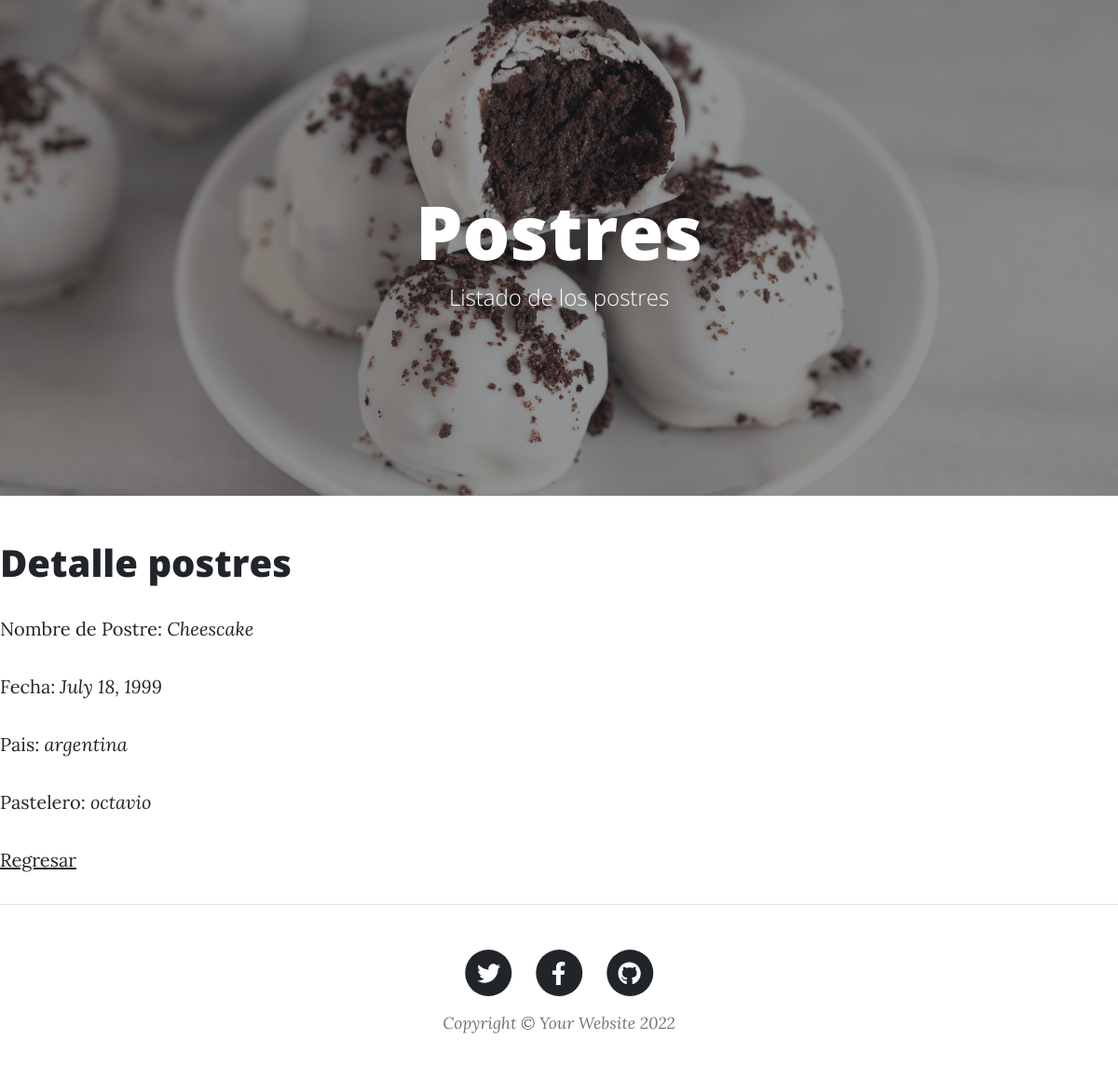
The page /AppBlog/postres/19 on the database its author committed.
### AppBlog/models.py (models this page shows, shortened)
class Postres(models.Model):
    nombre = models.CharField(max_length=40)
    pais = models.CharField(max_length=40)
    fecha = models.DateField()
    pastelero = models.CharField(max_length=40)

### AppBlog/views.py (the view)
# urls.py: path('postres/<int:pk>',PostresDetalle.as_view(), name = 'postresDetalle'),
class PostresDetalle(DetailView):
    model = Postres
    template_name = "AppBlog/postresDetalle.html"

### AppBlog/template/AppBlog/postresDetalle.html
{% extends "AppBlog/padre_postres.html" %}
{% load static %}
{% block contenidoQueCambia %}
<h1>Detalle postres</h1>
    <p>Nombre de Postre: <i>{{postres.nombre}}</i></p>
    <p>Fecha: <i>{{postres.fecha}}</i></p>
    <p>Pais: <i>{{postres.pais}}</i></p>
    <p>Pastelero: <i>{{postres.pastelero}}</i></p>
    <p>
    <a href="{% url 'postresLista' %}">Regresar</a>
    </p>
{% endblock %}

### rows shown on the page
Postres: nombre "Cheescake", fecha "July 18, 1999", pais "argentina", pastelero "octavio"
